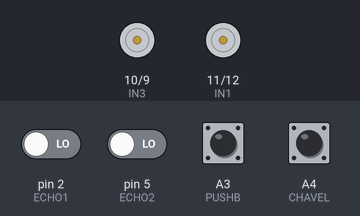
Bench run of a sketch on a simulated Arduino Uno, built with avr-gcc and run on an emulated ATmega328P. On the bench: motor-driver pin pairs drawn as motors (green arrow = first pin HIGH = forward, orange = second pin HIGH = backward, longer = more drive). Inputs (shaded band) come from the test bench; at power-on: A3 (PUSHB), A4 (CHAVEL) HIGH, pin 2 (ECHO1), pin 5 (ECHO2) LOW.

Above: at 1.2 s.
1.3 s: A3 (PUSHB) pulled LOW for 0.15 s
At 7.3 s:
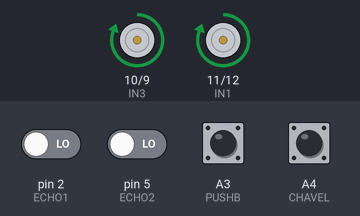
At 8.6 s:
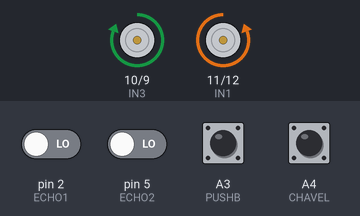
Timing chart, 0 to 10.1 s (numbered marks = the images above; inputs shaded):
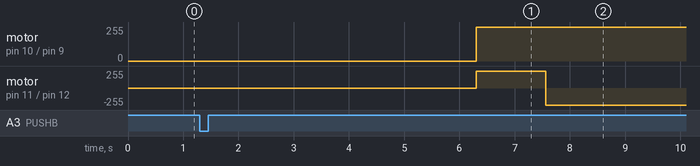

Measured:
- after the input at 1.3 s, motor on pin 10 (IN3) / pin 9 (IN4): stopped → forward 255/255 after 5.0 s; motor on pin 11 (IN1) / pin 12 (IN2): stopped → forward 255/255 after 5.0 s, → backward 255/255 1.3 s later

The sketch:

Sigma.ino
```cpp
//Ultrasons

//Frente Esquerda
#define TRIG1 3
#define ECHO1 2
//Frente Direita
#define TRIG2 4
#define ECHO2 5

//Modulo Rele
#define IN1 11
#define IN2 12
#define IN3 10
#define IN4 9

//Chaves

//Chave Lado
#define CHAVEL A4
//Push Button
#define PUSHB A3

//Constantes

//Distancia maxima para ultrassom ler - cm
#define distMaxima 90

//Leituras

//Ultrasons
float dist1, dist2;
//Tcrts
int s1, s2, s3;

//Flags

//Flag inicio
int flag = 0;

void setup() {
  //Ultrasons
  pinMode(TRIG1, OUTPUT);
  pinMode(ECHO1, INPUT);
  pinMode(TRIG2, OUTPUT);
  pinMode(ECHO2, INPUT);
  //Modulo Rele
  pinMode(IN1, OUTPUT);
  pinMode(IN2, OUTPUT);
  pinMode(IN3, OUTPUT);
  pinMode(IN4, OUTPUT);
  //Chaves
  pinMode(CHAVEL, INPUT_PULLUP);
  pinMode(PUSHB, INPUT_PULLUP);

  Serial.begin(9600);
}

void loop() {
  controle();
}
```

func_Acao.ino
```cpp
void acaoInicio() {
  if (flag == 0) {
    while (digitalRead(PUSHB));
    delay(5000);
    flag = 1;
    irFrente();
    delay(1200);
  }
}

void acaoFrente() {
  if (dist1 <= distMaxima && dist2 <= distMaxima) {
    //os dois ultrassons veem
    irFrente();
  } else if (dist1 <= distMaxima && dist2 >= distMaxima) {
    //so o ultrassom da esquerda ve
    irEsquerda(0);
  } else if (dist1 >= distMaxima && dist2 <= distMaxima) {
    //so o ultrassom da direita ve
    irDireita(0);
  }
}

void acaoProcurar() {
  girar();
}
```

func_Controle.ino
```cpp
void controle() {
  acaoInicio();

  lerUltrasons();

  if (dist1 <= distMaxima && dist2 <= distMaxima) {
    //verifica se algum ultrassom frontal ve algo
    acaoFrente();
  } else {
    //nemhum tcrt e nenhum ultrasom ve nada
    acaoProcurar();
  }
}
```

func_Motor.ino
```cpp
void irFrente() {
  digitalWrite(IN1, HIGH);
  digitalWrite(IN2, LOW);
  digitalWrite(IN3, HIGH);
  digitalWrite(IN4, LOW);
}

void irEsquerda(int tempo) {
  digitalWrite(IN1, LOW);
  digitalWrite(IN2, HIGH);
  digitalWrite(IN3, HIGH);
  digitalWrite(IN4, LOW);
  if (tempo != 0) {
    delay(tempo);
  }
}

void irDireita(int tempo) {
  digitalWrite(IN1, HIGH);
  digitalWrite(IN2, LOW);
  digitalWrite(IN3, LOW);
  digitalWrite(IN4, HIGH);
  if (tempo != 0) {
    delay(tempo);
  }
}

void irTraz() {
  digitalWrite(IN1, LOW);
  digitalWrite(IN2, HIGH);
  digitalWrite(IN3, LOW);
  digitalWrite(IN4, HIGH);
}

void girar() {
  if(digitalRead(CHAVEL)){
    irEsquerda(0);
  }else{
    irDireita(0);
  }
}
```

func_leitura.ino
```cpp
//função que le os sensores ultrassonicos é utilizada pela função que filtra essa leitura
float ultrasom(int pino_echo, int pino_trigger)
{
  uint32_t tstart, tstop;
  float distancia;
  tstart = micros();
  digitalWrite(pino_trigger, LOW);
  digitalWrite(pino_trigger, HIGH);
  delayMicroseconds(10);
  digitalWrite(pino_trigger, LOW);
  while (!digitalRead(pino_echo))
  {
    if ((micros() - tstart) > 6500)
      return 110;
  }
  tstart = micros();
  while (digitalRead(pino_echo))
  {
    if ((micros() - tstart) > 6500)
      return 110;
  }
  tstop = micros();
  distancia = 0.0170145 * (tstop - tstart);
  return distancia;
}

//função que filtra a leitura dos ultrassonicos, le 4 vezes exclui a maior e a menor e faz a media das duas que sobraram
float leituraUltrasom(int pino_echo, int pino_trigger)
{
  //  Serial.println("Novo");
  float v[4], med = 0;
  v[0] = ultrasom(pino_echo, pino_trigger);
  delay(2);
  v[1] = ultrasom(pino_echo, pino_trigger);
  delay(2);
  v[2] = ultrasom(pino_echo, pino_trigger);
  delay(2);
  v[3] = ultrasom(pino_echo, pino_trigger);

  //  Serial.println(v[0]);
  //  Serial.println(v[1]);
  //  Serial.println(v[2]);
  //  Serial.println(v[3]);
  //  delay(200);

  float maximo = max(v[0], v[1]);
  maximo = max(maximo, v[2]);
  maximo = max(maximo, v[3]);

  //  Serial.println(maximo);
  float minimo = min(v[0], v[1]);
  minimo = min(minimo, v[2]);
  minimo = min(minimo, v[3]);
  //  Serial.println(minimo);
  med = v[0] + v[1] + v[2] + v[3] - maximo - minimo;
  return med / 2;
}

void lerUltrasons() {
  dist1 = leituraUltrasom(ECHO1, TRIG1);//Frente Esquerda
  dist2 = leituraUltrasom(ECHO2, TRIG2);//Frente Direita
}
```
